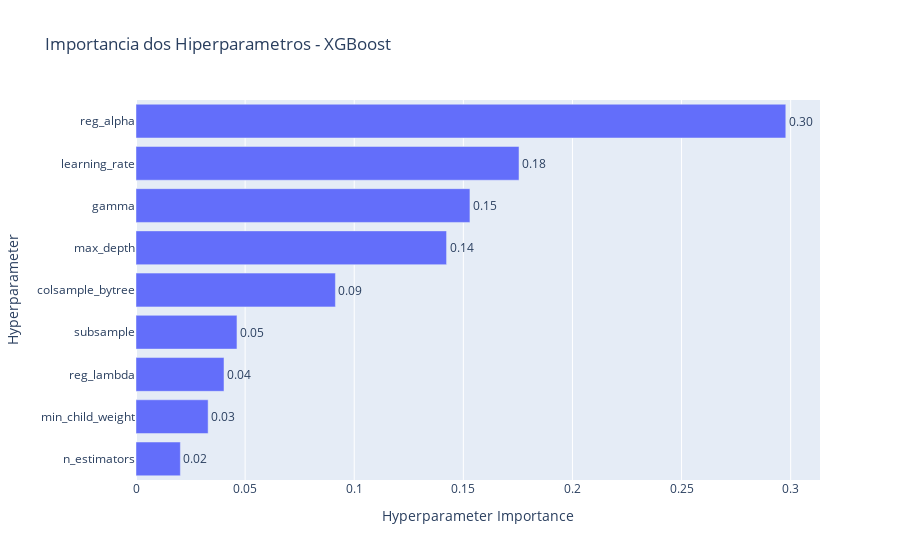

Notebook code cell kept with this figure:
### Code cell
# Importância dos hiperparâmetros - XGBoost
fig = plot_param_importances(study_xgb)
fig.update_layout(title='Importancia dos Hiperparametros - XGBoost')
fig.show()

### Figure 1 — Plotly figure (JSON) as saved in the notebook; plotly's stock layout.template omitted (floating-point values rounded to 4 significant figures)
{"data": [{"cliponaxis": false, "hovertemplate": ["n_estimators (IntDistribution): 0.020330964996188472<extra></extra>", "min_child_weight (IntDistribution): 0.033052906959446654<extra></extra>", "reg_lambda (FloatDistribution): 0.04032577849575082<extra></extra>", "subsample (FloatDistribution): 0.04626991065479365<extra></extra>", "colsample_bytree (FloatDistribution): 0.09138424351345255<extra></extra>", "max_depth (IntDistribution): 0.14231670372948468<extra></extra>", "gamma (FloatDistribution): 0.15302819196341277<extra></extra>", "learning_rate (FloatDistribution): 0.17552116782914956<extra></extra>", "reg_alpha (FloatDistribution): 0.29777013185832085<extra></extra>"], "name": "Objective Value", "orientation": "h", "text": ["0.02", "0.03", "0.04", "0.05", "0.09", "0.14", "0.15", "0.18", "0.30"], "textposition": "outside", "type": "bar", "x": [0.02033, 0.03305, 0.04033, 0.04627, 0.09138, 0.1423, 0.153, 0.1755, 0.2978], "y": ["n_estimators", "min_child_weight", "reg_lambda", "subsample", "colsample_bytree", "max_depth", "gamma", "learning_rate", "reg_alpha"]}], "layout": {"title": {"text": "Importancia dos Hiperparametros - XGBoost"}, "xaxis": {"title": {"text": "Hyperparameter Importance"}}, "yaxis": {"title": {"text": "Hyperparameter"}}}}
